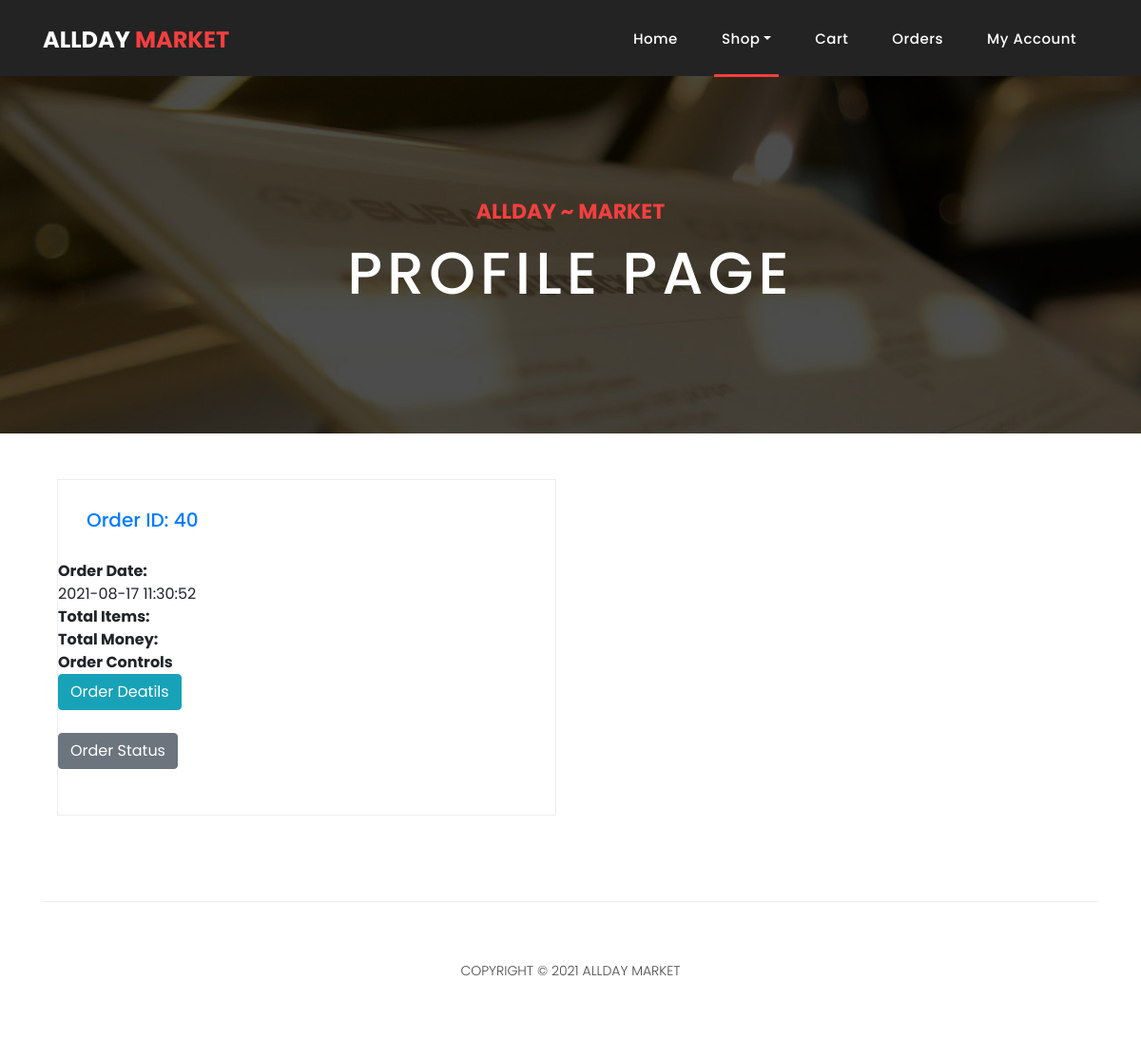
Page /orders.php (signed in) on the earlier database version.
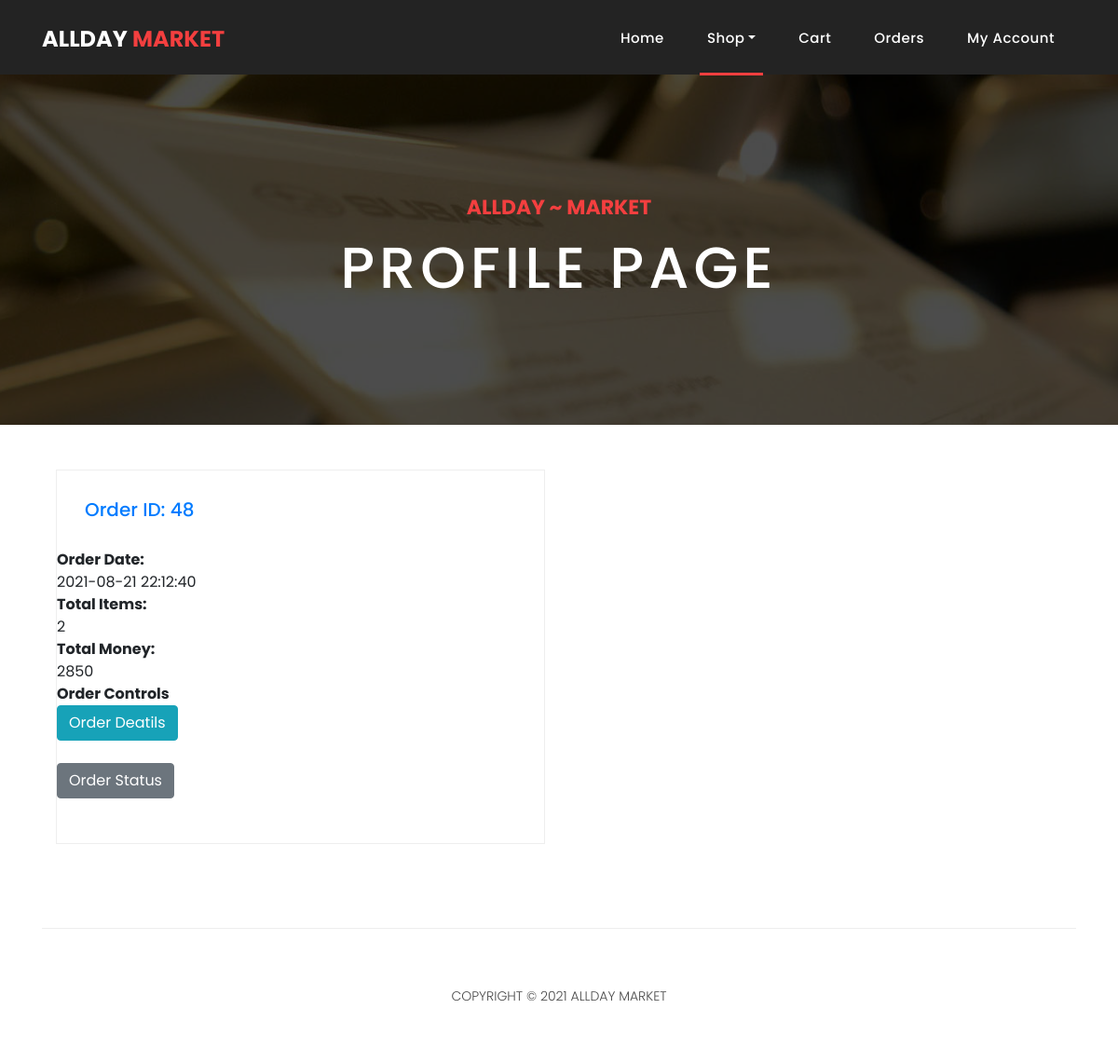
Same page on the later database version.
### tables this page shows
CREATE TABLE `orders_id` (
  `id` int(11) NOT NULL,
  `userID` int(11) NOT NULL,
  `date` timestamp NOT NULL DEFAULT current_timestamp(),
  `totalItems` int(11) DEFAULT NULL,
  `totalMoney` int(11) DEFAULT NULL,
  `isDone` tinyint(4) NOT NULL DEFAULT 0
);

### orders.php (the view, shortened to what this page needs)
<!DOCTYPE html>
<html lang="en">
   <head>
      <link href="vendor/bootstrap/css/bootstrap.min.css" rel="stylesheet">
      <link rel="stylesheet" href="assets/css/fontawesome.css">
      <link rel="stylesheet" href="assets/css/style.css">
      <link rel="stylesheet" href="assets/css/owl.css">
   </head>
   <body>
      <header class="">
         <?php
            if(isset($_SESSION['email'])&& $_SESSION['userType']== 0){
            $basedir = realpath(__DIR__);
                 		include($basedir . '/navbars/navuser.php');
                 	}
                 else{
                         header('Location:index.php');
                 }
                 ?>
      </header>
      <div class="page-heading contact-heading header-text" style="background-image: url(assets/images/heading-4-1920x500.jpg);">
         <div class="container">
            <div class="row">
               <div class="col-md-12">
                  <div class="text-content">
                     <h4>AllDay ~ Market</h4>
                     <h2>Profile Page</h2>
                  </div>
               </div>
            </div>
         </div>
      </div>
      <br><br>
      <div class="container">
         <?php
            include 'db.php';
            if(isset($_SESSION['id'])){
            	$id = $_SESSION['id'];
            	$sql = "SELECT * FROM orders_id WHERE userID = ? AND isDone = 0";
                   $stmt= mysqli_stmt_init($conn);
                   mysqli_stmt_prepare($stmt,$sql);
                   mysqli_stmt_bind_param($stmt,"i",$id);
                   mysqli_stmt_execute($stmt);
                   $results=mysqli_stmt_get_result($stmt);
              while ($row=mysqli_fetch_assoc($results))
                   {
                          $orderID = $row['id'];
                          $date = $row['date'];
                          $totalItems = $row['totalItems'];
                          $totalMoney = $row['totalMoney'];
                    echo '
                  <div class="col-md-6">
                      <div class="product-item">
                       <div class="down-content">
                       <h5><a href="#">Order ID: '.$orderID.'</a>
                       </div>
                        <div>
                        <ul>
                        <li><strong>Order Date:</strong><br>'.$date.'</li>
                        <li><strong>Total Items:</strong><br>'.$totalItems.'</li>
                        <li><strong>Total Money:</strong><br>'.$totalMoney.'<li>
                        </ul>
                        <strong>Order Controls</strong>
                              <form action="orderControls.php" method="post" enctype="multipart/form-data">
                                  <div>
                                     <fieldset>
                                       <input type="hidden" name="orderID" value="'.$orderID.'">
                                        <input type="submit" name="viewOrder" value="Order Deatils" class="btn btn-info" required="">
                                     </fieldset>
                                  </div>
                                  <br>
                                  <div >
                                     <fieldset>
                                        <button type="submit" name="statusOrder" class="btn btn-secondary">Order Status</button>
                                     </fieldset>
                                  </div>
                               </form>
                        <br><br>
                        </div>
                        </div>
                      </div>
                      ';
                   }
               }
            ?>
      </div>
      <footer>
         <div class="container">
            <div class="row">
               <div class="col-md-12">
                  <div class="inner-content">
                     <p>Copyright © 2021 AllDay Market</p>
                  </div>
               </div>
            </div>
         </div>
      </footer>
   </body>
</html>

Differences in the rows shown:
removed orders_id: id "40", date "2021-08-17 11:30:52"
added orders_id: id "48", date "2021-08-21 22:12:40", totalItems "2", totalMoney "2850"
